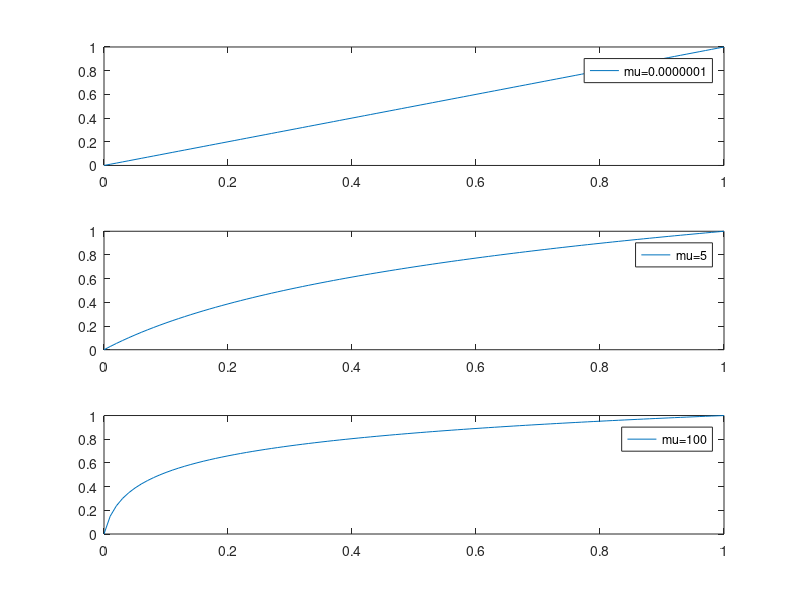

The MATLAB script that drew this image:
clc;clear;
x = 0:0.01:1;

y1 = log(0.0000001*abs(x)+1)/log(1+0.0000001);
y2 = log(5*abs(x)+1)/log(1+5);
y3 = log(100*abs(x)+1)/log(1+100);
subplot(311);
plot(x,y1);
legend('mu=0.0000001');
subplot(312);
plot(x,y2);
legend('mu=5');
subplot(313);
plot(x,y3);
legend('mu=100');
